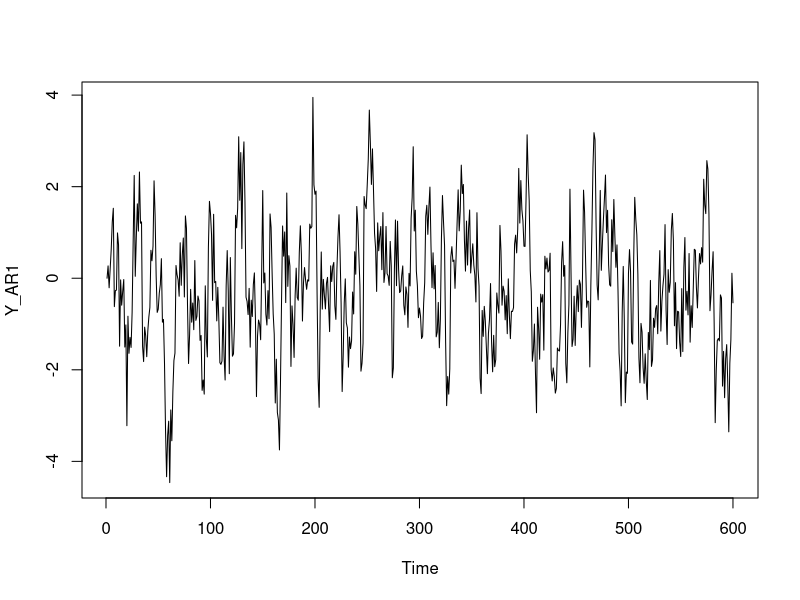
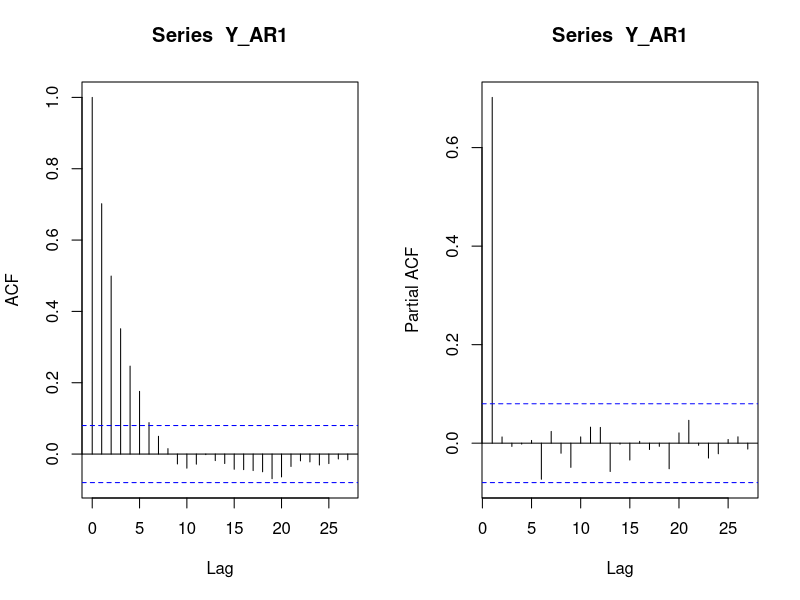
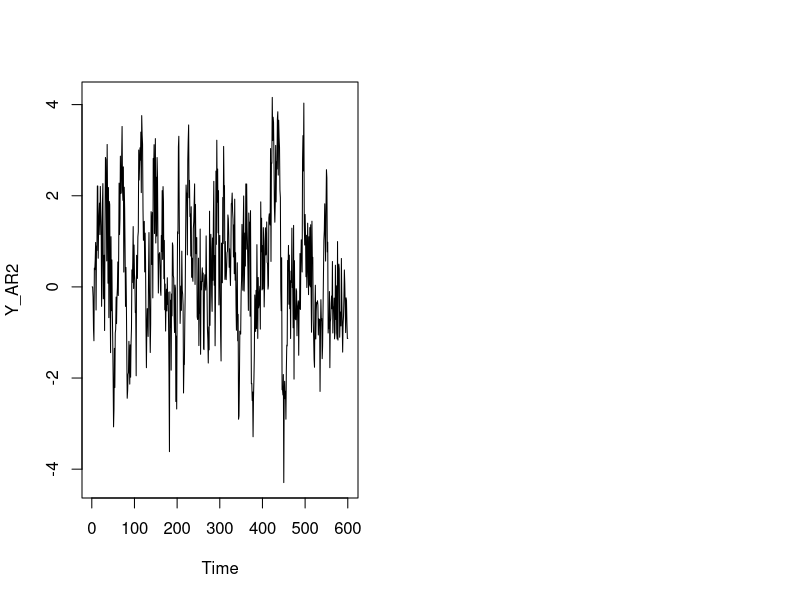
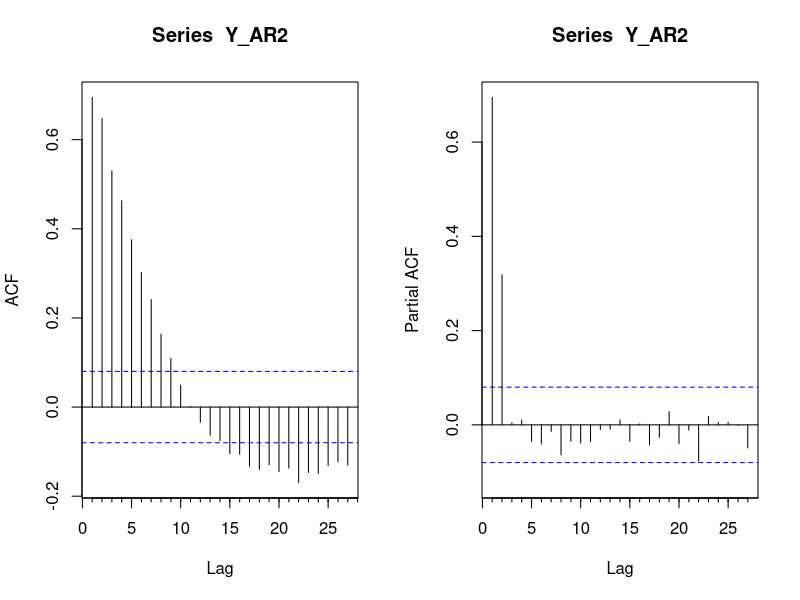
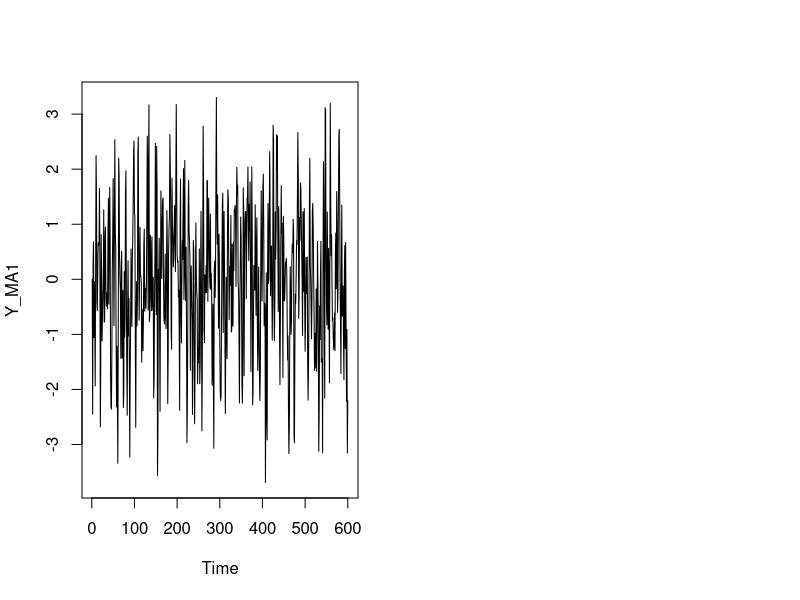
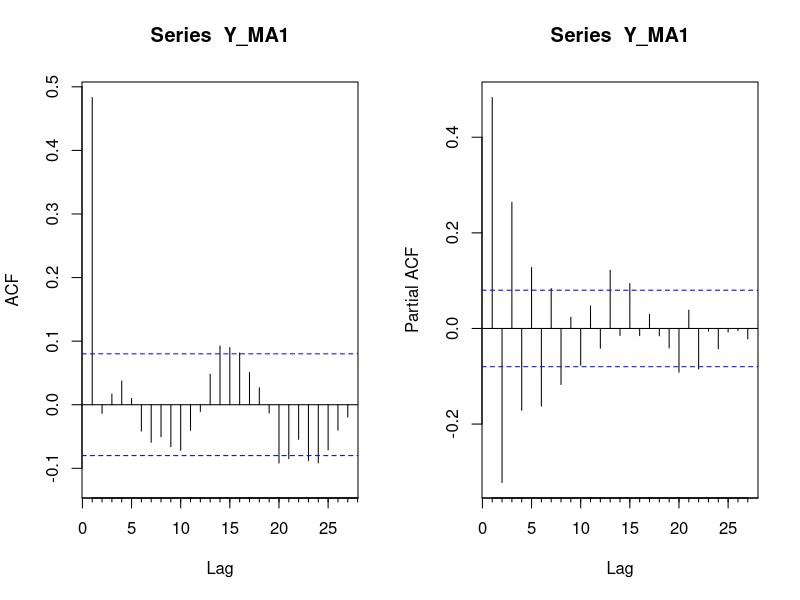
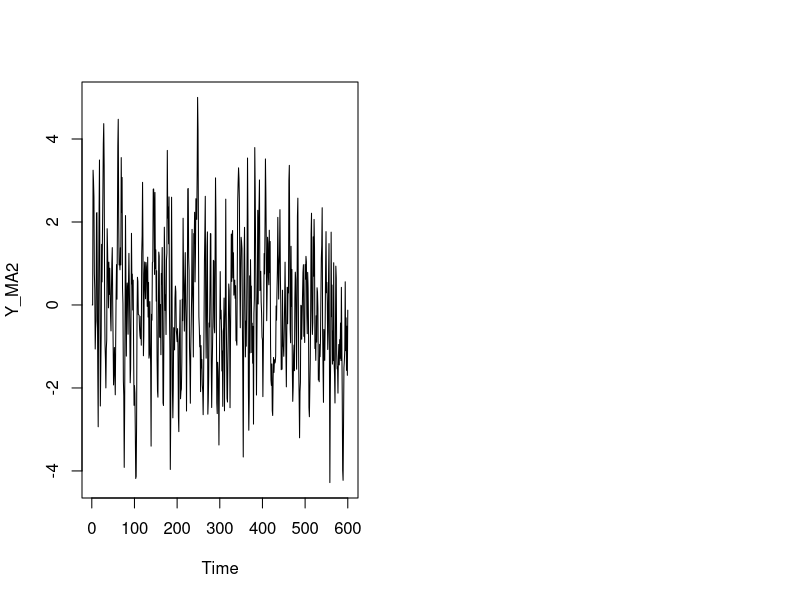
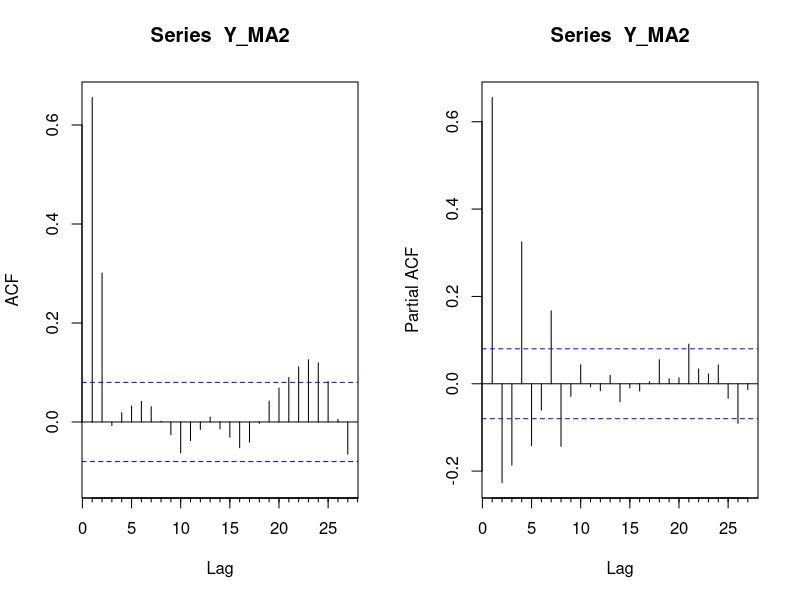

Write the R code that produced these figures, in order.
# Approximately slides 91 - 121

library(forecast)
library(lmtest)


# Compare ACF and PACF of AR and MA processes -----------------------------

# Simulating an AR(1) process

n <- 600
u <- rnorm(n)

phi <- 0.7
Y_init <- 0
Y_AR1<- rep(Y_init, n)
for (t in 2:n) {
  Y_AR1[t] <- phi*Y_AR1[t-1] + u[t]
}
Y_AR1 <- ts(Y_AR1)
plot(Y_AR1)

par(mfrow = c(1, 2))
acf(Y_AR1)
pacf(Y_AR1)


# Simulating an AR(2) process
n <- 600
u <- rnorm(n)

phi_1 <- 0.5
phi_2 <- 0.3
Y_AR2 <- rep(Y_init, n)
for (t in 3:n) {
  Y_AR2[t] <- phi_1*Y_AR2[t-1] + phi_2*Y_AR2[t-2] + u[t]
}
Y_AR2 <- ts(Y_AR2)
plot(Y_AR2)

par(mfrow = c(1, 2))
Acf(Y_AR2)
Pacf(Y_AR2)




# Simulate an MA(1) process
u <- rnorm(n+1)

theta <- 0.9
Y_MA1 <- rep(Y_init, n)

for (t in 2:n){
  Y_MA1[t] <- theta * u[t - 1] + u[t]
}
Y_MA1 <- ts(Y_MA1)
plot(Y_MA1)

par(mfrow = c(1, 2))
Acf(Y_MA1)
Pacf(Y_MA1)


# Simulate an MA(2) process
u <- rnorm(n+2)

theta1 <- 0.9
theta2 <- 0.7
Y_MA2 <- rep(Y_init, n)

for (t in 3:n){
  Y_MA2[t] <- theta1 * u[t - 1] + theta2 * u[t - 2] + u[t]
}
Y_MA2 <- ts(Y_MA2)
plot(Y_MA2)

par(mfrow = c(1, 2))
Acf(Y_MA2)
Pacf(Y_MA2)

par(mfrow = c(4, 2), mar = c(2, 2.5, 4, 1.5) + 0.1, mgp = c(1.5, 0.5, 0)) 
Acf(Y_AR1, xlab = "") 
Pacf(Y_AR1, xlab = "")
Acf(Y_AR2, xlab = "")
Pacf(Y_AR2, xlab = "")
Acf(Y_MA1, xlab = "")
Pacf(Y_MA1, xlab = "")
Acf(Y_MA2, xlab = "")
Pacf(Y_MA2, xlab = "")


# Reset par() settings
dev.off()



# Case Study Savings Overfitting ------------------------------------------

savings <- read.csv("data/savings.csv")
savings <- ts(savings, start = c(1955, 1), end = c(1979, 4),
              frequency = 4)

plot(savings)

overf_mod <- Arima(savings, order = c(2, 0, 2))
summary(overf_mod)

plot(overf_mod$residuals)
abline(h = 0, col = "red")
Box.test(overf_mod$residuals, lag = 6, type = "Ljung-Box")

Acf(overf_mod$residuals)

lmtest::coeftest(overf_mod)

library(car)
linearHypothesis(overf_mod, c("ar2 = 0", "ma1 = 0"))

rest_mod <- Arima(savings , order = c(2, 0, 2), fixed=c(NA, 0, 0, NA, NA))
summary(rest_mod)

coeftest(rest_mod)

c(AIC(overf_mod), AIC(rest_mod))
c(BIC(overf_mod), BIC(rest_mod))        

